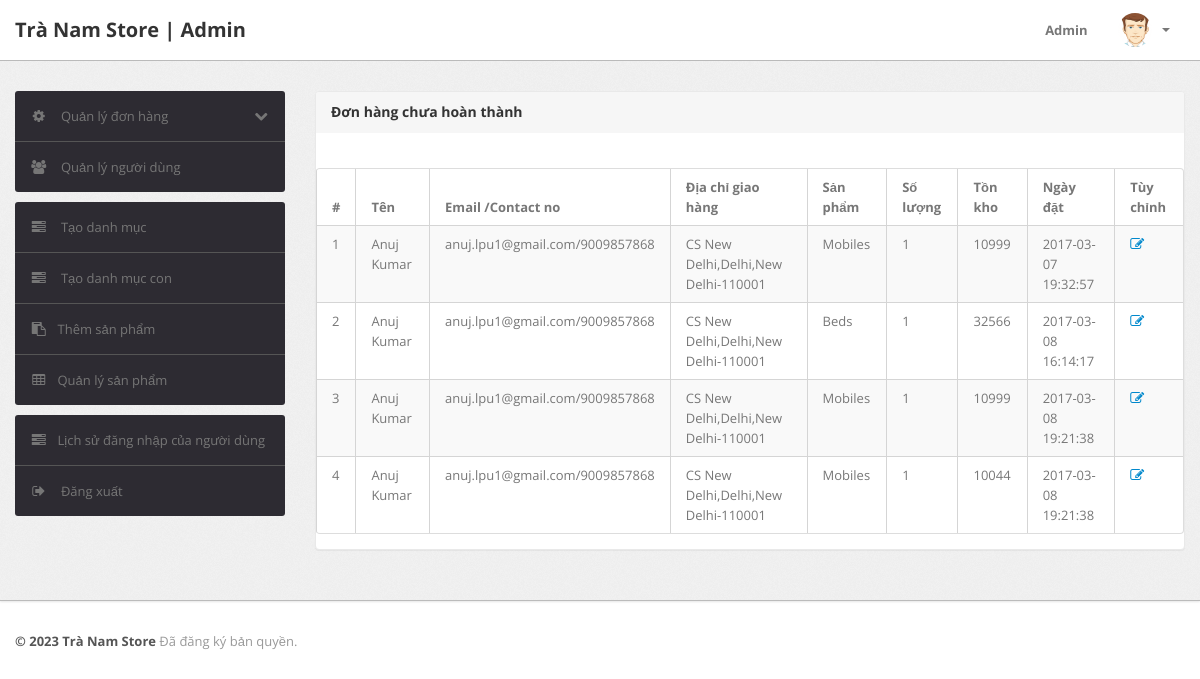
The app's page /admin/pending-orders.php (signed in), older data.
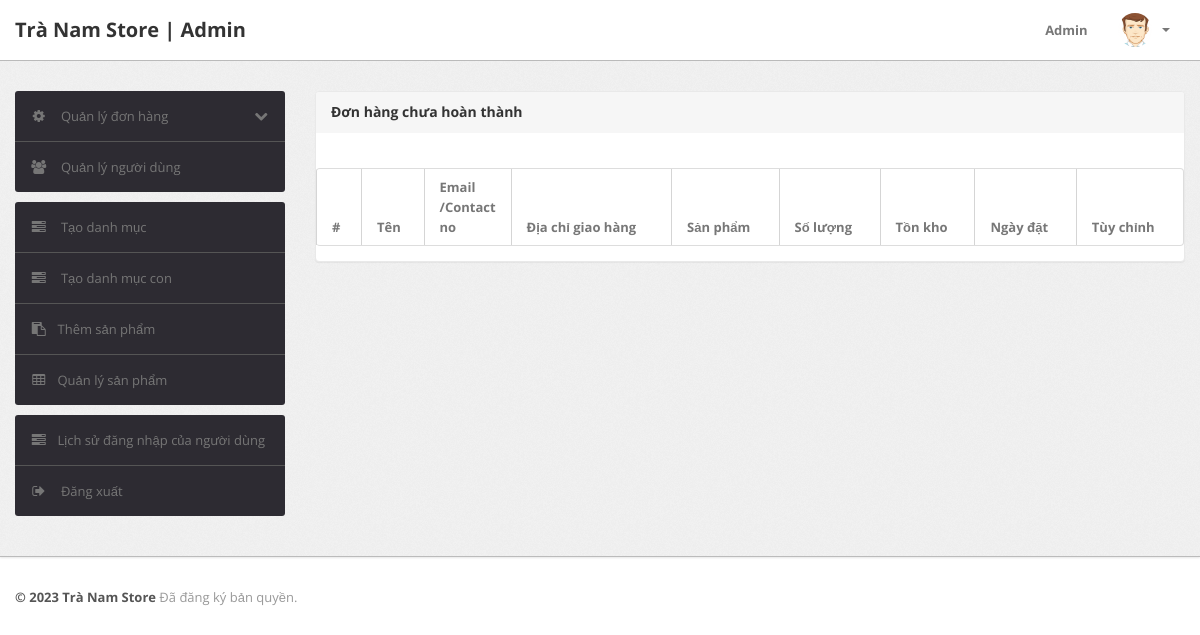
The same page, newer data.
### tables this page shows
CREATE TABLE `orders` (
  `id` int(11) NOT NULL,
  `userId` int(11) DEFAULT NULL,
  `productId` varchar(255) DEFAULT NULL,
  `quantity` int(11) DEFAULT NULL,
  `orderDate` timestamp NOT NULL DEFAULT current_timestamp(),
  `paymentMethod` varchar(50) DEFAULT NULL,
  `orderStatus` varchar(55) DEFAULT NULL
);

CREATE TABLE `users` (
  `id` int(11) NOT NULL,
  `name` varchar(255) DEFAULT NULL,
  `email` varchar(255) DEFAULT NULL,
  `contactno` bigint(11) DEFAULT NULL,
  `password` varchar(255) DEFAULT NULL,
  `shippingAddress` longtext DEFAULT NULL,
  `shippingState` varchar(255) DEFAULT NULL,
  `shippingCity` varchar(255) DEFAULT NULL,
  `shippingPincode` int(11) DEFAULT NULL,
  `billingAddress` longtext DEFAULT NULL,
  `billingState` varchar(255) DEFAULT NULL,
  `billingCity` varchar(255) DEFAULT NULL,
  `billingPincode` int(11) DEFAULT NULL,
  `regDate` timestamp NOT NULL DEFAULT current_timestamp(),
  `updationDate` varchar(255) DEFAULT NULL
);

CREATE TABLE `subcategory` (
  `id` int(11) NOT NULL,
  `categoryid` int(11) DEFAULT NULL,
  `subcategory` varchar(255) DEFAULT NULL,
  `creationDate` timestamp NULL DEFAULT current_timestamp(),
  `updationDate` varchar(255) DEFAULT NULL
);

CREATE TABLE `products` (
  `id` int(11) NOT NULL,
  `category` int(11) NOT NULL,
  `subcategory` int(11) DEFAULT NULL,
  `productcapacity` varchar(5) DEFAULT NULL,
  `productColor` varchar(255) DEFAULT NULL,
  `productPrice` int(11) DEFAULT NULL,
  `productPriceBeforeDiscount` int(11) DEFAULT NULL,
  `productAmount` int(5) DEFAULT NULL,
  `productDescription` longtext DEFAULT NULL,
  `productImage1` varchar(255) DEFAULT NULL,
  `productImage2` varchar(255) DEFAULT NULL,
  `productImage3` varchar(255) DEFAULT NULL,
  `shippingCharge` int(11) DEFAULT NULL,
  `productAvailability` varchar(255) DEFAULT NULL,
  `postingDate` timestamp NULL DEFAULT current_timestamp(),
  `updationDate` varchar(255) DEFAULT NULL
);

### admin/pending-orders.php (the view, shortened to what this page needs)
<?php
include('include/config.php');
if (strlen($_SESSION['alogin']) == 0) {
	header('location:index.php');
} else {
?>
	<!DOCTYPE html>
	<html lang="en">
	<head>
		<link type="text/css" href="bootstrap/css/bootstrap.min.css" rel="stylesheet">
		<link type="text/css" href="bootstrap/css/bootstrap-responsive.min.css" rel="stylesheet">
		<link type="text/css" href="css/theme.css" rel="stylesheet">
		<link type="text/css" href="images/icons/css/font-awesome.css" rel="stylesheet">
	</head>
	<body>
		<?php include('include/header.php'); ?>
		<div class="wrapper">
			<div class="container">
				<div class="row">
					<?php include('include/sidebar.php'); ?>
					<div class="span9">
						<div class="content">
							<div class="module">
								<div class="module-head">
									<h3>Đơn hàng chưa hoàn thành</h3>
								</div>
								<div class="module-body table">
									<br />
									<table cellpadding="0" cellspacing="0" border="0" class="datatable-1 table table-bordered table-striped	 display table-responsive">
										<thead>
											<tr>
												<th>#</th>
												<th> Tên</th>
												<th width="50">Email /Contact no</th>
												<th>Địa chỉ giao hàng</th>
												<th>Sản phẩm</th>
												<th>Số lượng</th>
												<th>Tồn kho </th>
												<th>Ngày đặt</th>
												<th>Tùy chỉnh</th>
											</tr>
										</thead>
										<tbody>
											<?php
											$status = 'Delivered';
											$query = mysqli_query($con, "select users.name as username,users.email as useremail,users.contactno as usercontact,users.shippingAddress as shippingaddress,users.shippingCity as shippingcity,users.shippingState as shippingstate,users.shippingPincode as shippingpincode,subcategory.subcategory as productname,products.shippingCharge as shippingcharge,orders.quantity as quantity,orders.orderDate as orderdate,products.productPrice as productprice,orders.id as id  from orders join users on  orders.userId=users.id join products on products.id=orders.productId join subcategory on subcategory.id=products.subcategory where orders.	orderStatus!='$status' or orders.orderStatus is null");
											$cnt = 1;
											while ($row = mysqli_fetch_array($query)) {
											?>
												<tr>
													<td><?php echo htmlentities($cnt); ?></td>
													<td><?php echo htmlentities($row['username']); ?></td>
													<td><?php echo htmlentities($row['useremail']); ?>/<?php echo htmlentities($row['usercontact']); ?></td>
													<td><?php echo htmlentities($row['shippingaddress'] . "," . $row['shippingcity'] . "," . $row['shippingstate'] . "-" . $row['shippingpincode']); ?></td>
													<td><?php echo htmlentities($row['productname']); ?></td>
													<td><?php echo htmlentities($row['quantity']); ?></td>
													<td><?php echo htmlentities($row['quantity'] * $row['productprice'] + $row['shippingcharge']); ?></td>
													<td><?php echo htmlentities($row['orderdate']); ?></td>
													<td> <a href="updateorder.php?oid=<?php echo htmlentities($row['id']); ?>" title="Update order" target="_blank"><i class="icon-edit"></i></a>
													</td>
												</tr>
											<?php $cnt = $cnt + 1;
											} ?>
										</tbody>
									</table>
								</div>
							</div>
						</div>
					</div>
				</div>
			</div>
		</div>
		<?php include('include/footer.php'); ?>
	</body>
<?php } ?>

Row changes from the older to the newer data that the page shows:
no longer on this page (row edited): orders: userId.name "Anuj Kumar", userId.email "anuj.lpu1@gmail.com", userId.contactno "9009857868", userId.shippingPincode "CS New Delhi,Delhi,New Delhi-110001", subcategory.subcategory "Mobiles", quantity "1", productId.productPrice "10999", orderDate "2017-03-07 19:32:57"
no longer on this page (row edited): orders: userId.name "Anuj Kumar", userId.email "anuj.lpu1@gmail.com", userId.contactno "9009857868", userId.shippingPincode "CS New Delhi,Delhi,New Delhi-110001", subcategory.subcategory "Beds", quantity "1", productId.productPrice "32566", orderDate "2017-03-08 16:14:17"
no longer on this page (row edited): orders: userId.name "Anuj Kumar", userId.email "anuj.lpu1@gmail.com", userId.contactno "9009857868", userId.shippingPincode "CS New Delhi,Delhi,New Delhi-110001", subcategory.subcategory "Mobiles", quantity "1", productId.productPrice "10999", orderDate "2017-03-08 19:21:38"
no longer on this page (row edited): orders: userId.name "Anuj Kumar", userId.email "anuj.lpu1@gmail.com", userId.contactno "9009857868", userId.shippingPincode "CS New Delhi,Delhi,New Delhi-110001", subcategory.subcategory "Mobiles", quantity "1", quantity.shippingCharge "10044", orderDate "2017-03-08 19:21:38"
